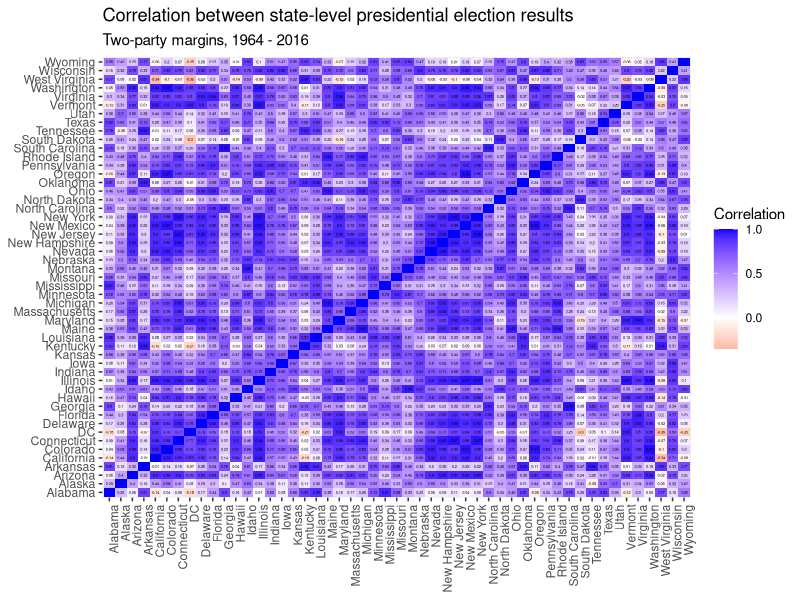

The R source for this figure:
library(tidyverse)
library(reshape2)

# State presidential election results, 1964-2016
state_pres <- read_csv("electoral-deficit/state_presidential_results.csv") %>%
  
  ## Votes to two-party percentages
  mutate(two_party = democrat + republican,
         dem_pct = democrat / two_party,
         rep_pct = republican / two_party,
         margin = dem_pct - rep_pct) %>%
  
  ## Compute lagged margin and change in margin
  arrange(state, year) %>%
  group_by(state) %>%
  mutate(lag_margin = lag(margin),
         margin_change = margin - lag_margin) %>%
  
  ## Select state, year, margin
  dplyr::select(state, year, margin, margin_change) %>%
  ungroup() %>%
  na.omit()

# Correlations in swings
state_corr <- state_pres %>%
  dplyr::select(state, year, margin) %>%
  spread(state, margin) %>%
  dplyr::select(-year) %>%
  cor(method = "pearson")

# Plot the heatmap
state_corr.melt <- melt(state_corr)

ggplot(state_corr.melt, aes(x = Var1, y = Var2, fill = value)) +
  geom_tile() +
  geom_text(aes(label = round(value, 2)), size = 1) +
  scale_fill_gradient2(low = "red", mid = "white", high = "blue", name = "Correlation") +
  theme(axis.text.x = element_text(angle = 90, hjust = 1), axis.title.x = element_blank(), axis.title.y = element_blank()) +
  labs(title = "Correlation between state-level presidential election results", subtitle = "Two-party margins, 1964 - 2016")
